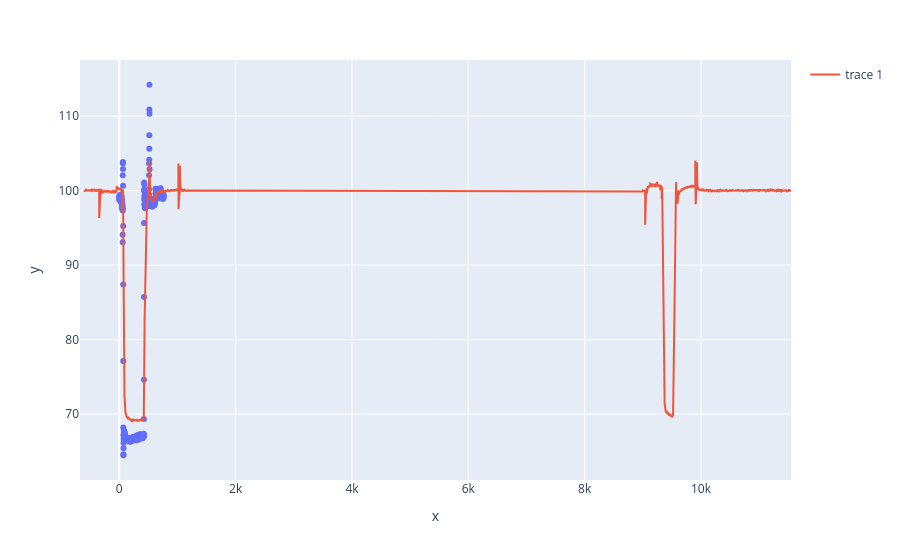

The cell this chart's notebook holds for it:
### Code cell
fig = px.scatter(x=df['timeS'],y=df['percent_saturation'])
fig.add_scatter(x=rbr_subset['time_elapsed'].dt.total_seconds()+offset, y=rbr_subset['Dissolved O2 saturation'])

### Figure 1 — Plotly figure (JSON) as saved in the notebook; plotly's stock layout.template omitted (floating-point values rounded to 4 significant figures; data arrays with more than 128 entries replaced by an {"elided": "..."} marker saying what was removed)
{"data": [{"hovertemplate": "x=%{x}<br>y=%{y}<extra></extra>", "legendgroup": "", "marker": {"color": "#636efa", "symbol": "circle"}, "mode": "markers", "name": "", "orientation": "v", "showlegend": false, "type": "scatter", "x": {"elided": "763 float values"}, "xaxis": "x", "y": {"elided": "763 float values"}, "yaxis": "y"}, {"type": "scatter", "x": {"elided": "8642 float values"}, "y": {"elided": "8642 float values"}}], "layout": {"legend": {"tracegroupgap": 0}, "margin": {"t": 60}, "xaxis": {"anchor": "y", "domain": [0, 1], "title": {"text": "x"}}, "yaxis": {"anchor": "x", "domain": [0, 1], "title": {"text": "y"}}}}
